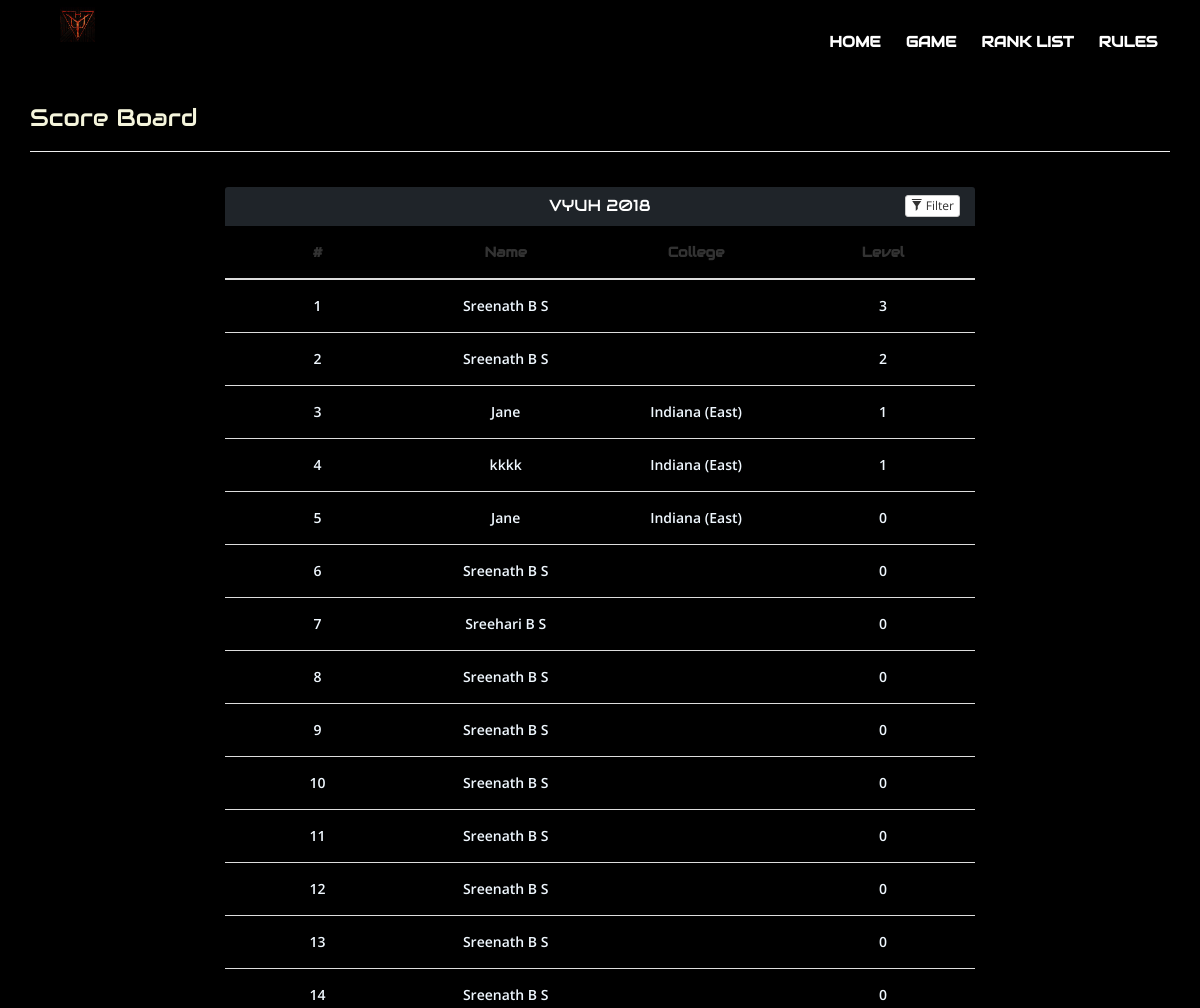
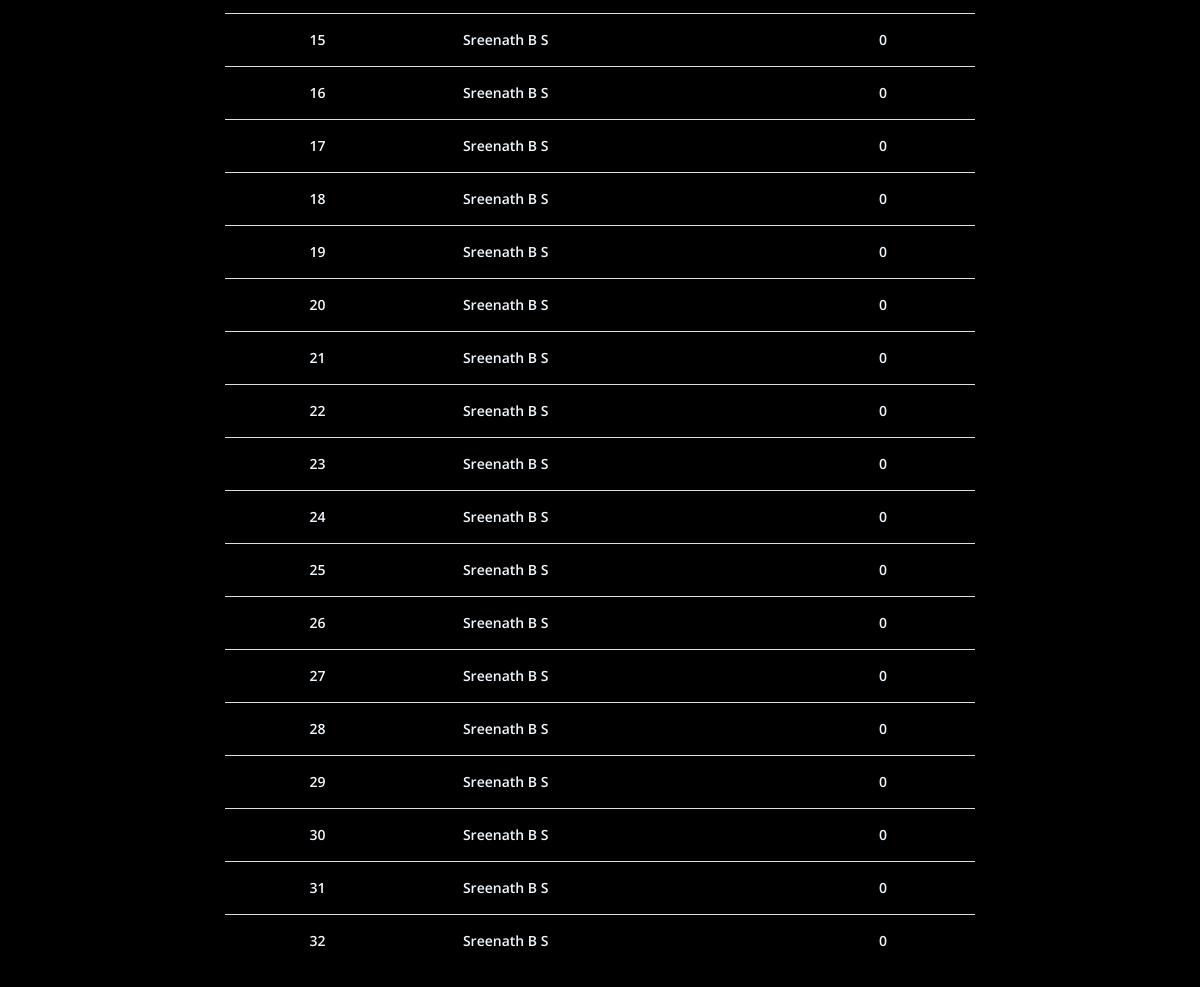
The page /index.php/ranklist on the database its author committed (2 pictures, top to bottom).
### tables this page shows
CREATE TABLE `user` (
  `id` int(11) NOT NULL,
  `email` varchar(50) NOT NULL,
  `mobile` varchar(15) NOT NULL,
  `name` varchar(50) NOT NULL,
  `college` varchar(50) NOT NULL,
  `branch` varchar(50) NOT NULL,
  `semester` int(11) NOT NULL,
  `city` varchar(25) NOT NULL,
  `level` int(11) NOT NULL,
  `level_pass_time` timestamp NOT NULL DEFAULT CURRENT_TIMESTAMP ON UPDATE CURRENT_TIMESTAMP,
  `last_login` timestamp NOT NULL DEFAULT CURRENT_TIMESTAMP ON UPDATE CURRENT_TIMESTAMP,
  `lifeline` int(11) NOT NULL,
  `score` int(11) NOT NULL,
  `status` enum('ACTIVE','INACTIVE','TERMINATED','SUSPECTED') NOT NULL,
  `profile_picture` text NOT NULL
);

### application/controllers/Ranklist.php (called while the page is built, shortened)
<?php
class Ranklist extends CI_Controller
{
    function __construct() {
        $this->load->library('session');
        $this->load->model('user');
        $this->load->helper('url');
    }
    public function index(){
             $data['ranklist'] = $this->user->get_ranklist();
            $this->load->view('user/header');
            $this->load->view('user/ranklist', $data);
    }
}

### index.php (called while the page is built, shortened)
<?php
require_once BASEPATH.'core/CodeIgniter.php';

### application/models/User.php (called while the page is built, shortened)
<?php
class User extends CI_Model {
        public function get_ranklist() {
            $this->db->select('*');
            $this->db->from('user');
            $this->db->order_by("level", "desc");
            $this->db->order_by("level_pass_time", "asc");
            $query = $this->db->get();
            $result = $query->result_array();
            return $result;
        }
}

### application/views/user/ranklist.php (the view, shortened to what this page needs)
<link href="<?php echo base_url(); ?>assets/css/ranklist.css" rel="stylesheet"">
<div class="container">
    <h3 class="ranklist">Score Board</h3>
    <hr>
    <div class="row">
        <div class="col-md-offset-2 col-md-8 col-sm-offset-3 col-sm-6 col-xs-12 panel-start panel-primary filterable">
            <div class="panel-heading">
                <h3 class="text-center panel-title">VYUH 2018</h3>
                <div class="pull-right">
                    <button class="btn btn-default btn-xs btn-filter"><span class="glyphicon glyphicon-filter"></span> Filter</button>
                </div>
            </div>
            <table class="table">
                <thead>
                    <tr class="filters">
                        <th><input type="text" class="theader form-control text-center" placeholder="#" disabled></th>
                        <th><input type="text" class="theader form-control text-center" placeholder="Name" disabled></th>
                        <th><input type="text" class="theader form-control text-center" placeholder="College" disabled></th>
                        <th><input type="text" class="theader form-control text-center" placeholder="Level" disabled></th>
                    </tr>
                </thead>
                <tbody>
                <?php $i=1; ?>
                <?php foreach ($ranklist as $ranklist_item): ?>
                    <tr class="trow">
                        <td class="text-center"><?php echo $i++; ?></td>
                        <td class="text-center"><?php echo $ranklist_item['name']; ?></td>
                        <td class="text-center"><?php echo $ranklist_item['college']; ?></td>
                        <td class="text-center"><?php echo $ranklist_item['level']; ?></td>
                    </tr>
                <?php endforeach; ?>
                </tbody>
            </table>
        </div>
    </div>
</div>

### application/views/user/header.php (shortened to what this page needs)
<!DOCTYPE HTML>
<html lang="en">
<head>
    <link rel="stylesheet" type="text/css" href="<?php echo base_url(); ?>css/master.css">
    <link rel="stylesheet" type="text/css" href="<?php echo base_url(); ?>css/style.css">
    <link rel="stylesheet" type="text/css" href="<?php echo base_url(); ?>assets/css/header.css">
    <link href="<?php echo base_url(); ?>assets/sb/vendor/bootstrap/css/bootstrap.min.css" rel="stylesheet">
    <link href="/vyuh/assets/sb/vendor/font-awesome/css/font-awesome.min.css" rel="stylesheet" type="text/css">
</head>
<body>
<div>
<header id="header">
	<nav class="navbar navbar-default navbar-fixed navbar-scrollspy bootsnav" data-minus-value-desktop="0" data-minus-value-mobile="55" data-speed="800">
		<div class="container">
			<div class="navbar-header row">
                            <div class="col-xs-8">
                                <a class="navbar-brand" href="http://aagneyavyuh.co.in">
                                    <img src="<?php echo base_url(); ?>assets/images/vyuh-logo.jpg" class="logo logo-display" alt="">
                                </a>
                            </div>
			</div>
			<div class="collapse navbar-collapse" id="myNavbar">
				<ul class="nav navbar-nav navbar-right">
					<li class="scrol"><a href="<?php echo base_url(); ?>dashboard">HOME</a> </li>
					<li class="scrol"><a href="<?php echo base_url(); ?>game">GAME</a> </li>
					<li class="scrol"><a href="<?php echo base_url(); ?>ranklist">RANK LIST</a> </li>
					<li class="scrol"><a href="<?php echo base_url(); ?>rules">RULES</a> </li>
				</ul>
			</div>
		</div>
	</nav>
	</header>
</div>

### css/style.css (style rules this page uses)
body { position: relative; font-size: 1rem; overflow-x: hidden; margin: 0; padding: 0; color: #989898; font-family: 'Montserrat', sans-serif; }
html { font-size: 16px; }
ol,ul { margin: 0; padding: 0; list-style: none; }
li { display: inline-block; }
h1,h2,h3,h4,h5,h6 { margin: 0; }
h3 { font-size: 1.75rem; }
a { color: inherit; }
a,*::before, *::after, img, button, input, .loaded #loader, .loaded #loader-wrapper, nav.navbar, #services-5 .services-5-box, .media.service-box .pull-left > i, .iconic-box .iconic, .services_detail, .services2-box-hover, .owl-prev, .owl-next, .face, .cbp-item .overlay { -webkit-transition: all .5s ease; -moz-transition: all .5s ease; -o-transition: all .5s ease; transition: all .5s ease; }
.container { width: 1170px; max-width: 100%; }
nav.navbar.navbar-default { border-bottom: none; padding: 10px 0; min-height: auto; }
nav.navbar.bootsnav { z-index: 21; }
nav.navbar.navbar-default, header.default nav.navbar.bootsnav.navbar-fixed { background: transparent; }
.navbar-right { margin-right: 0; }
.navbar-brand { height: auto; padding: 13px 15px 11px 0; margin-left: 0 !important; }
.navbar-brand > img { width: 100%; }
nav.navbar.bootsnav.navbar-fixed .logo-display, nav.navbar.bootsnav.navbar-fixed.fixey .logo-scrolled { display: inline-block; }
nav.navbar.bootsnav ul.nav > li > a { margin: 0 1.25rem; font-size: 15px; text-transform: capitalize; font-weight: 600; color: #000; position: relative; padding: 22px 0px; }
nav.navbar.bootsnav.navbar-fixed ul.nav > li > a { color: #fff; }
nav.navbar.bootsnav ul.nav > li > a::before { content: ''; position: absolute; bottom: 0; left: 0; width: 100%; height: 3px; background: #04bee4; -webkit-transform: scale3d(0, 1, 1); -moz-transform: scale3d(0, 1, 1); transform: scale3d(0, 1, 1); opacity: 0; }

### assets/css/header.css (style rules this page uses)
html, body { background-color: black !important; }
#header { padding-bottom: 85px; }
.scrol a { outline: none !important; font-family: Audiowide; }
.navbar { background-color: black; }
.navbar-brand img { max-width: 83px; margin-top: -25px; }
#myNavbar { background-color: black; }
* { font-family: 'Open Sans'; font-weight: 600; }

### css/bootsnav.css (style rules this page uses)
nav.bootsnav .container { position:relative }
nav.navbar.bootsnav { margin-bottom:0; -webkit-border-radius:0; border-radius:0; background-color:#fff; border:0; border-bottom:solid 1px #e0e0e0; z-index:9 }
nav.navbar.bootsnav ul.nav>li>a { color:#6f6f6f; background-color:transparent!important }
body { -webkit-transition:all .3s ease-in-out; -moz-transition:all .3s ease-in-out; -o-transition:all .3s ease-in-out; transition:all .3s ease-in-out }
nav.navbar.bootsnav.navbar-fixed { position:fixed; display:block; width:100% }
@media (min-width:1024px) { nav.navbar.bootsnav ul.nav>li>a { padding:30px 15px; font-weight:600 } }
@media (min-width:1024px) { nav.navbar.bootsnav.navbar-fixed .logo-display { display:none } }

### css/settings.css (style rules this page uses)
a { -moz-transition:all .3s ease-in-out .1s!important;-ms-transition:all .3s ease-in-out .1s!important;-o-transition:all .3s ease-in-out .1s!important;-webkit-transition:all .3s ease-in-out .1s!important;transition:all .3s ease-in-out .1s!important }

### assets/css/ranklist.css (style rules this page uses)
body { background-image: none !important; }
.navbar { background-color: black !important; }
.trow { font-family: 'Oxygen', cursive; }
.filterable { margin-top: 15px; }
.filterable .panel-heading .pull-right { margin-top: -20px; }
.filterable .filters input[disabled] { background-color: transparent; border: none; cursor: auto; box-shadow: none; padding: 0; height: auto; }
.panel-heading { background-color: #1f2429 !important; border-color: #1f2429 !important; }
.panel-title { font-family: 'Audiowide', cursive; }
.table { color: aliceblue; border-top: none !important; }
.ranklist { color: beige; font-family: 'Audiowide', cursive; }
.theader { color: green !important; font-family: 'Audiowide', cursive; }
.table > thead > tr > th, .table > tbody > tr > th, .table > tfoot > tr > th, .table > thead > tr > td, .table > tbody > tr > td, .table > tfoot > tr > td { padding: 16px !important; }

### rows shown on the page
user: name "Sreenath B S", level "3"
user: name "Sreenath B S", level "2"
user: name "Jane", college "Indiana (East)", level "1"
user: name "kkkk", college "Indiana (East)", level "1"
user: name "Jane", college "Indiana (East)", level "0"
user: name "Sreenath B S", level "0"
user: name "Sreehari B S", level "0"
user: name "Sreenath B S", level "0"
user: name "Sreenath B S", level "0"
user: name "Sreenath B S", level "0"
user: name "Sreenath B S", level "0"
user: name "Sreenath B S", level "0"
user: name "Sreenath B S", level "0"
user: name "Sreenath B S", level "0"
user: name "Sreenath B S", level "0"
user: name "Sreenath B S", level "0"
user: name "Sreenath B S", level "0"
user: name "Sreenath B S", level "0"
user: name "Sreenath B S", level "0"
user: name "Sreenath B S", level "0"
user: name "Sreenath B S", level "0"
user: name "Sreenath B S", level "0"
user: name "Sreenath B S", level "0"
user: name "Sreenath B S", level "0"
user: name "Sreenath B S", level "0"
user: name "Sreenath B S", level "0"
user: name "Sreenath B S", level "0"
user: name "Sreenath B S", level "0"
user: name "Sreenath B S", level "0"
user: name "Sreenath B S", level "0"
user: name "Sreenath B S", level "0"
user: name "Sreenath B S", level "0"
